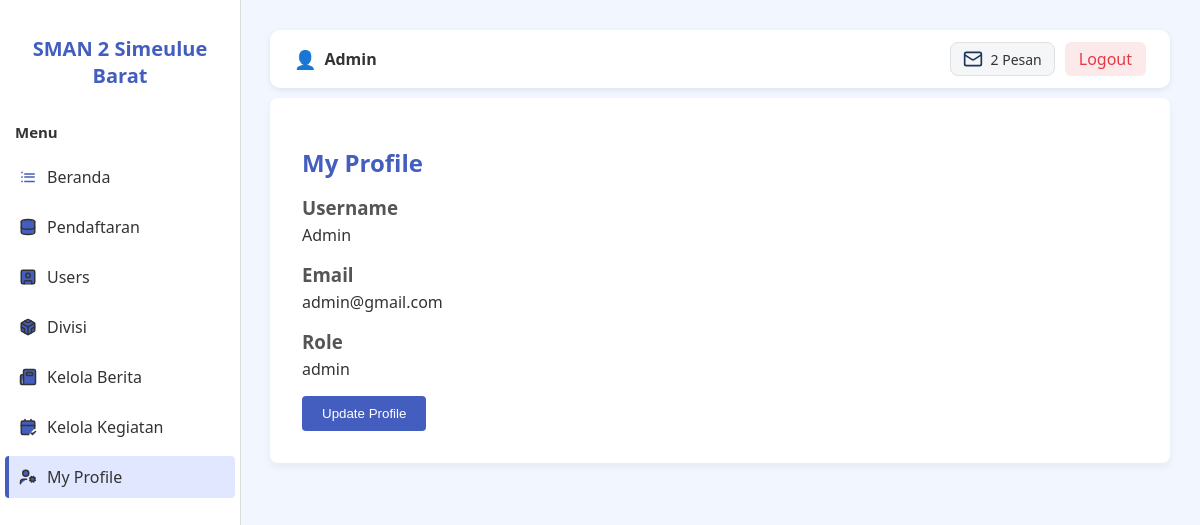
/dashboard/my-profile.php (signed in), run on the app's committed database.
### tables this page shows
CREATE TABLE `users` (
  `id` int(11) NOT NULL,
  `username` varchar(100) DEFAULT NULL,
  `email` varchar(100) DEFAULT NULL,
  `password` varchar(255) DEFAULT NULL,
  `role` enum('admin','kepala_sekolah','siswa') DEFAULT NULL
);

### dashboard/my-profile.php (the view, shortened to what this page needs)
<?php
include '../config/koneksi.php';
$userId = $_SESSION['user']['id'];
$query = "SELECT username, email, role FROM users WHERE id = '$userId'";
$result = mysqli_query($koneksi, $query);
$user = mysqli_fetch_assoc($result);
?>
<!DOCTYPE html>
<html lang="id">
<head>
  <link rel="stylesheet" href="css/dashboard.css"/>
  <link rel="stylesheet" href="css/modal.css"/>
</head>
<body>
<div class="dashboard-container">
  <?php include 'partials/sidebar.php'; ?>
  <main class="content">
    <?php include 'partials/navbar.php'; ?>
    <div class="profile-container">
      <h1>My Profile</h1>
      <div class="profile-info">
        <h3>Username</h3>
        <div><?= htmlspecialchars($user['username']) ?></div>
      </div>
      <div class="profile-info">
        <h3>Email</h3>
        <div><?= htmlspecialchars($user['email']) ?></div>
      </div>
      <div class="profile-info">
        <h3>Role</h3>
        <div><?= htmlspecialchars($user['role']) ?></div>
      </div>
      <button class="btn-update" onclick="openModal()">Update Profile</button>
    </div>
  </main>
</div>
</body>
</html>

### dashboard/css/dashboard.css (style rules this page uses)
:root { --primary: #435ebe; --light-bg: #f2f7ff; --white: #fff; --text-dark: #333; --bg-gray-light: #dedede; --hover-bg: #e0e7ff; --danger: #e74c3c; }
body { margin: 0; font-family: "Segoe UI", sans-serif; background-color: var(--light-bg); color: var(--text-dark); }
.dashboard-container { display: flex; min-height: 100vh; }
.content { margin-left: 240px; padding: 30px; flex-grow: 1; background-color: var(--light-bg); }
h1 { font-size: 24px; color: var(--primary); }

### dashboard/my-profile.php (style rules this page uses)
.profile-container { margin-top: 10px; background: #fff; padding: 2rem; border-radius: 8px; box-shadow: 0 4px 8px rgba(0,0,0,0.05); }
.profile-container h1 { margin-bottom: 1rem; }
.profile-info { margin-bottom: 1rem; }
.profile-info h3 { margin: 0 0 4px; color: #555; }
.btn-update { background-color: #435ebe; color: white; border: none; padding: 10px 20px; border-radius: 4px; cursor: pointer; }

### data on the page
users: username "Admin", email "admin@gmail.com", role "admin"

### other printed values
$username "Admin"
$total_notif "2"
